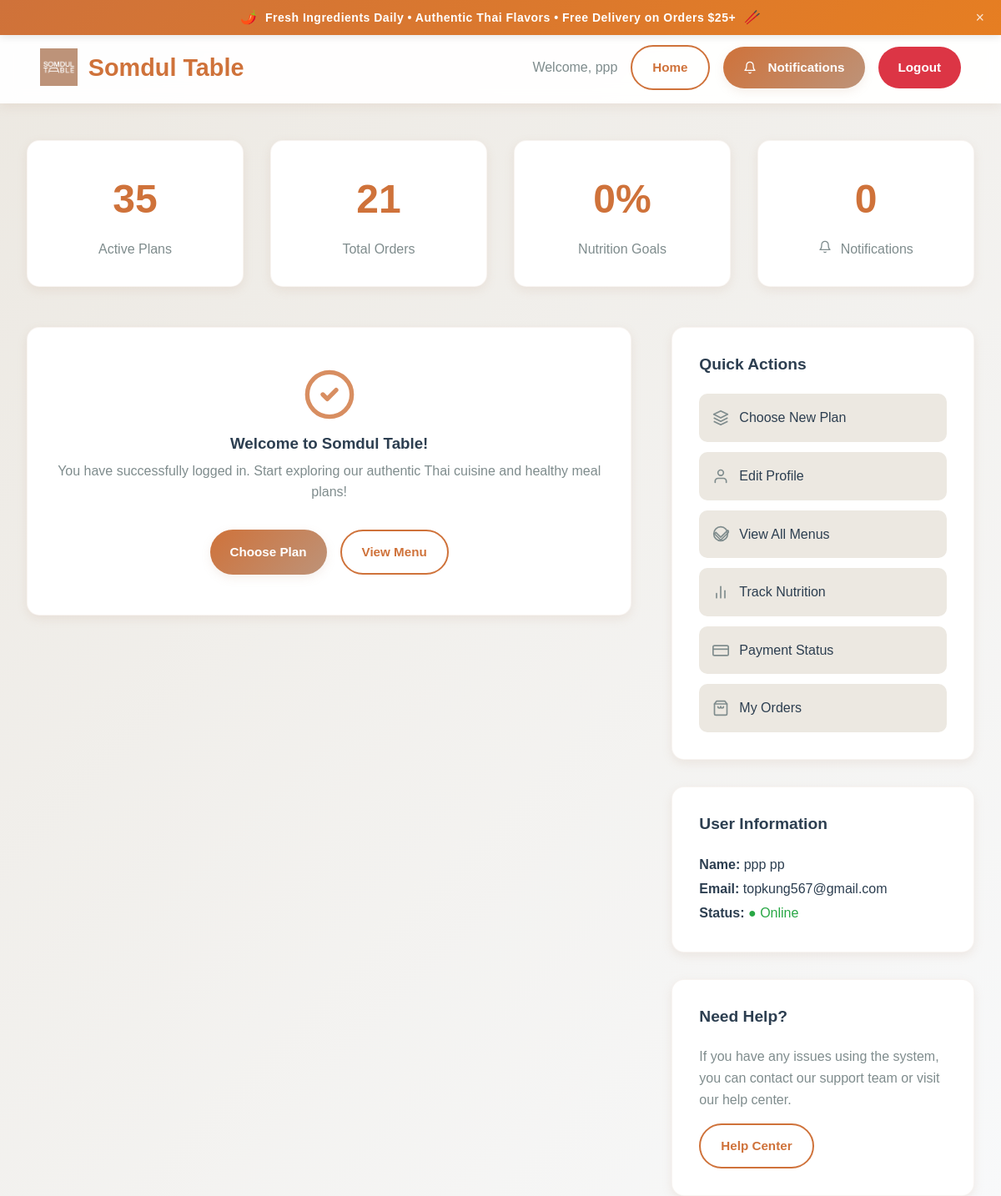
Before: /KruaThai/dashboard.php (signed in) with the older database file.
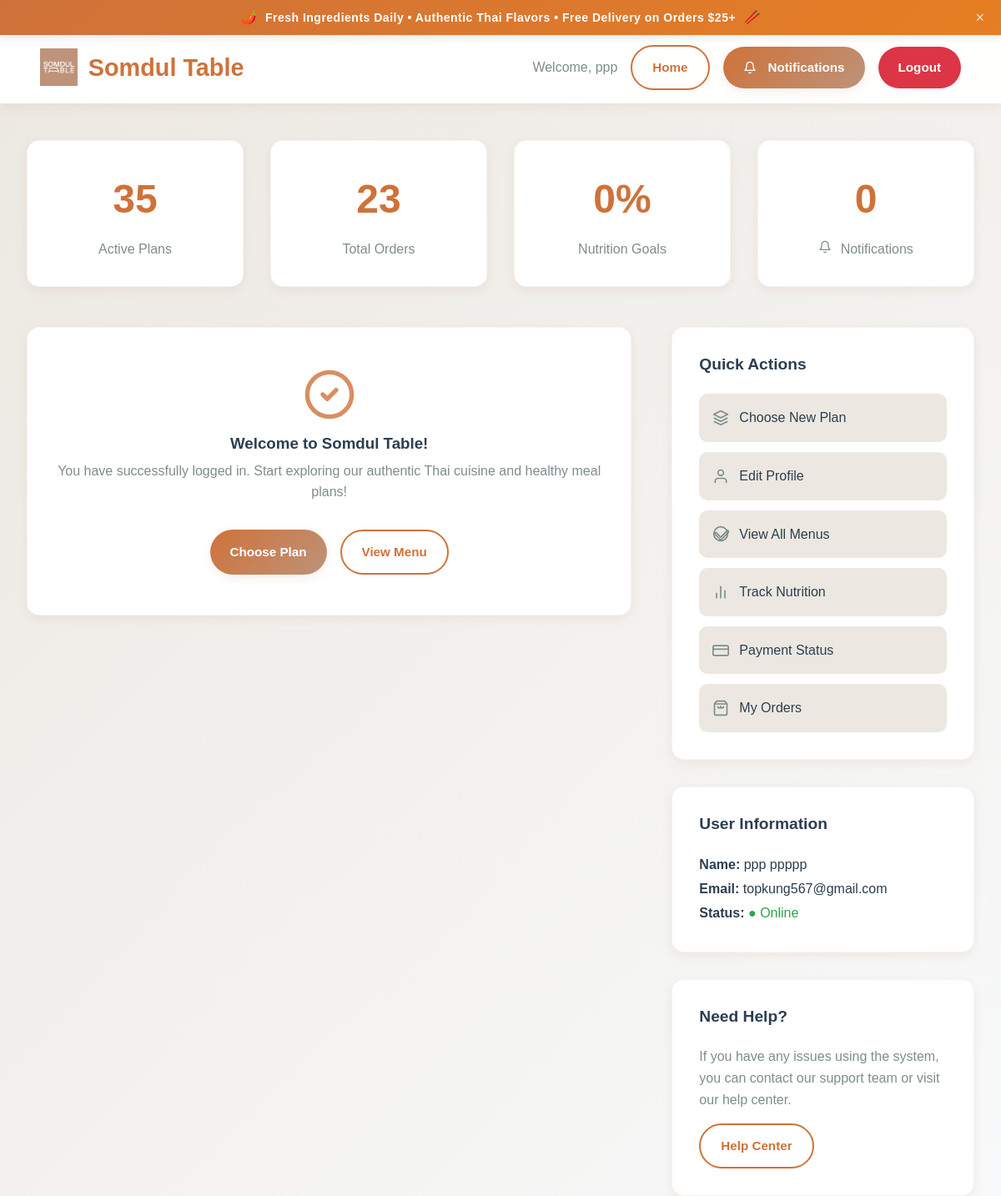
After: the same page with the newer database file.
### tables this page shows
CREATE TABLE `users` (
  `id` char(36) NOT NULL,
  `email` varchar(255) NOT NULL,
  `password_hash` varchar(255) NOT NULL,
  `first_name` varchar(100) NOT NULL,
  `last_name` varchar(100) NOT NULL,
  `phone` varchar(20) DEFAULT NULL,
  `date_of_birth` date DEFAULT NULL,
  `gender` enum('male','female','other') DEFAULT NULL,
  `role` enum('customer','admin','kitchen','rider','support') DEFAULT 'customer',
  `status` enum('active','inactive','suspended','pending_verification') DEFAULT 'pending_verification',
  `email_verified` tinyint(1) DEFAULT '0',
  `email_verification_token` varchar(100) DEFAULT NULL,
  `delivery_address` text,
  `address_line_2` varchar(255) DEFAULT NULL,
  `city` varchar(100) DEFAULT NULL,
  `state` varchar(100) DEFAULT NULL,
  `zip_code` varchar(10) DEFAULT NULL,
  `country` varchar(100) DEFAULT 'Thailand',
  `delivery_instructions` text,
  `dietary_preferences` longtext,
  `allergies` longtext,
  `spice_level` enum('mild','medium','hot','extra_hot') DEFAULT 'medium',
  `last_login` timestamp NULL DEFAULT NULL,
  `failed_login_attempts` int(11) DEFAULT '0',
  `locked_until` timestamp NULL DEFAULT NULL,
  `password_reset_token` varchar(100) DEFAULT NULL,
  `password_reset_expires` timestamp NULL DEFAULT NULL,
  `created_at` timestamp NOT NULL DEFAULT CURRENT_TIMESTAMP,
  `updated_at` timestamp NOT NULL DEFAULT CURRENT_TIMESTAMP ON UPDATE CURRENT_TIMESTAMP
);

### KruaThai/dashboard.php (the view, shortened to what this page needs)
<?php
require_once 'config/database.php';
$user_id = $_SESSION['user_id'];
$user = null;
$active_subscriptions = 0;
$total_orders = 0;
$avg_nutrition = 0;
$db_errors = [];
if (empty($db_errors)) {
    try {
        $user_query = "SELECT * FROM users WHERE id = ?";
        $stmt = mysqli_prepare($connection, $user_query);
        if ($stmt === false) {
            $db_errors[] = "Failed to prepare user query: " . mysqli_error($connection);
        } else {
            mysqli_stmt_bind_param($stmt, "s", $user_id);
            if (mysqli_stmt_execute($stmt)) {
                $result = mysqli_stmt_get_result($stmt);
                $user = mysqli_fetch_assoc($result);
            } else {
                $db_errors[] = "Failed to execute user query: " . mysqli_stmt_error($stmt);
            }
        }
    } catch (Exception $e) {
        $db_errors[] = "User query exception: " . $e->getMessage();
    }
    if (empty($db_errors)) {
        try {
            $subs_query = "SELECT COUNT(*) as count FROM subscriptions WHERE user_id = ?";
            $stmt = mysqli_prepare($connection, $subs_query);
            if ($stmt !== false) {
                mysqli_stmt_bind_param($stmt, "s", $user_id);
                if (mysqli_stmt_execute($stmt)) {
                    $result = mysqli_stmt_get_result($stmt);
                    $sub_count = mysqli_fetch_assoc($result);
                    $active_subscriptions = (int)($sub_count['count'] ?? 0);
                }
            } else {
                $db_errors[] = "Subscriptions table may not exist";
            }
        } catch (Exception $e) {
            $db_errors[] = "Subscriptions query error: " . $e->getMessage();
        }
    }
    if (empty($db_errors)) {
        try {
            $orders_query = "SELECT COUNT(*) as count FROM orders WHERE user_id = ?";
            $stmt = mysqli_prepare($connection, $orders_query);
            if ($stmt !== false) {
                mysqli_stmt_bind_param($stmt, "s", $user_id);
                if (mysqli_stmt_execute($stmt)) {
                    $result = mysqli_stmt_get_result($stmt);
                    $order_count = mysqli_fetch_assoc($result);
                    $total_orders = (int)($order_count['count'] ?? 0);
                }
            } else {
                $db_errors[] = "Orders table may not exist";
            }
        } catch (Exception $e) {
            $db_errors[] = "Orders query error: " . $e->getMessage();
        }
    }
    $notification_count = 0;
    try {
        $notif_query = "SELECT COUNT(*) as count FROM notifications WHERE user_id = ?";
        $stmt = mysqli_prepare($connection, $notif_query);
        if ($stmt !== false) {
            mysqli_stmt_bind_param($stmt, "s", $user_id);
            if (mysqli_stmt_execute($stmt)) {
                $result = mysqli_stmt_get_result($stmt);
                $notif_result = mysqli_fetch_assoc($result);
                $notification_count = (int)($notif_result['count'] ?? 0);
            }
        }
    } catch (Exception $e) {
    }
}
?>
<!DOCTYPE html>
<html lang="en">
<head>
</head>
<body>
    <div class="promo-banner" id="promoBanner">
        <div class="promo-banner-content">
            <span class="promo-icon">🌶️</span>
            <span class="promo-text">Fresh Ingredients Daily • Authentic Thai Flavors • Free Delivery on Orders $25+</span>
            <span class="promo-icon">🥢</span>
        </div>
        <button class="promo-close" onclick="closePromoBanner()" title="Close">×</button>
    </div>
    <nav class="navbar">
        <div style="display: flex; justify-content: space-between; align-items: center; width: 100%; padding: 0 1rem;">
            <a href="home2.php" class="logo">
                <img src="./assets/image/LOGO_BG.png" alt="Somdul Table" style="height: 45px; width: auto;">
                <span class="logo-text">Somdul Table</span>
            </a>
            <div class="nav-actions">
                <span style="color: var(--text-gray); font-family: 'BaticaSans', sans-serif; font-weight: 500;">
                    Welcome, <?php echo htmlspecialchars($user['first_name']); ?>
                </span>
                <a href="home2.php" class="btn btn-secondary">Home</a>
              <a href="notifications.php" class="btn btn-primary">
    Notifications
</a>
                <a href="logout.php" class="btn btn-logout">Logout</a>
            </div>
        </div>
    </nav>
    <div class="dashboard">
        <div class="container">
            <div class="stats-section">
                <div class="stats-grid">
                    <div class="stat-card">
                        <div class="stat-number"><?php echo $active_subscriptions; ?></div>
                        <div class="stat-label">Active Plans</div>
                    </div>
                    <div class="stat-card">
                        <div class="stat-number"><?php echo $total_orders; ?></div>
                        <div class="stat-label">Total Orders</div>
                    </div>
                    <div class="stat-card">
                        <div class="stat-number"><?php echo round($avg_nutrition); ?>%</div>
                        <div class="stat-label">Nutrition Goals</div>
                    </div>
                    <div class="stat-card">
                        <div class="stat-number"><?php echo $notification_count ?? 0; ?></div>
                        <div class="stat-label">
                            Notifications
                        </div>
                    </div>
                </div>
            </div>
            <div class="dashboard-content">
                <div class="dashboard-main">
                    <section>
                        <div class="empty-state">
                            <div class="empty-icon">
                                <svg width="64" height="64" viewBox="0 0 24 24" fill="none" xmlns="http://www.w3.org/2000/svg" style="color: var(--curry);">
                                    <path d="M9 12L11 14L15 10" stroke="currentColor" stroke-width="2" stroke-linecap="round" stroke-linejoin="round"/>
                                    <circle cx="12" cy="12" r="10" stroke="currentColor" stroke-width="2"/>
                                </svg>
                            </div>
                            <h3>Welcome to Somdul Table!</h3>
                            <p>You have successfully logged in. Start exploring our authentic Thai cuisine and healthy meal plans!</p>
                            <div style="display: flex; gap: 1rem; justify-content: center; flex-wrap: wrap;">
                                <a href="subscribe.php" class="btn btn-primary">Choose Plan</a>
                                <a href="menus.php" class="btn btn-secondary">View Menu</a>
                            </div>
                        </div>
                    </section>
                </div>
                <div class="dashboard-sidebar">
                    <div class="sidebar-card">
                        <h3>Quick Actions</h3>
                        <div class="quick-actions">
                            <a href="subscribe.php" class="action-button">
                                <span class="action-icon">
                                </span>
                                <span class="action-text">Choose New Plan</span>
                            </a>
                            <a href="edit_profile.php" class="action-button">
                                <span class="action-icon">
                                </span>
                                <span class="action-text">Edit Profile</span>
                            </a>
                            <a href="menus.php" class="action-button">
                                <span class="action-icon">
                                    <svg width="20" height="20" viewBox="0 0 24 24" fill="none" xmlns="http://www.w3.org/2000/svg">
                                        <path d="M3 12L5 10L12 17L22 7L24 9L12 21L3 12Z" stroke="currentColor" stroke-width="2" stroke-linecap="round" stroke-linejoin="round"/>
                                        <circle cx="12" cy="12" r="10" stroke="currentColor" stroke-width="2"/>
                                    </svg>
                                </span>
                                <span class="action-text">View All Menus</span>
                            </a>
                            <a href="nutrition-tracking.php" class="action-button">
                                <span class="action-icon">
                                </span>
                                <span class="action-text">Track Nutrition</span>
                            </a>
                            <a href="payment_status.php" class="action-button">
                                <span class="action-icon">
                                    <svg width="20" height="20" viewBox="0 0 24 24" fill="none" xmlns="http://www.w3.org/2000/svg">
                                        <rect x="1" y="5" width="22" height="14" rx="2" ry="2" stroke="currentColor" stroke-width="2"/>
                                        <line x1="1" y1="10" x2="23" y2="10" stroke="currentColor" stroke-width="2"/>
                                    </svg>
                                </span>
                                <span class="action-text">Payment Status</span>
                            </a>
                           <a href="subscription-status.php" class="action-button">
    <span class="action-icon">
    </span>
    <span class="action-text">My Orders</span>
</a>
                        </div>
                    </div>
                    <div class="sidebar-card">
                        <h3>User Information</h3>
                        <div style="line-height: 1.8; font-family: 'BaticaSans', sans-serif;">
                            <p><strong>Name:</strong> <?php echo htmlspecialchars($user['first_name'] . ' ' . $user['last_name']); ?></p>
                            <p><strong>Email:</strong> <?php echo htmlspecialchars($user['email']); ?></p>
                            <p><strong>Status:</strong> <span style="color: var(--success);">● Online</span></p>
                        </div>
                    </div>
                    <div class="sidebar-card">
                        <h3>Need Help?</h3>
                        <p style="color: var(--text-gray); font-family: 'BaticaSans', sans-serif;">If you have any issues using the system, you can contact our support team or visit our help center.</p>
                        <div style="margin-top: 1rem; display: flex; gap: 0.5rem; flex-wrap: wrap;">
                            <a href="support-center.php" class="btn btn-secondary">Help Center</a>
                        </div>
                    </div>
                </div>
            </div>
        </div>
    </div>
</body>
</html>

Changed rows visible on the page:
changed users "ppp": first_name+last_name "ppp pp" → "ppp ppppp"
Other visible differences:
$total_orders: "21" → "23"
